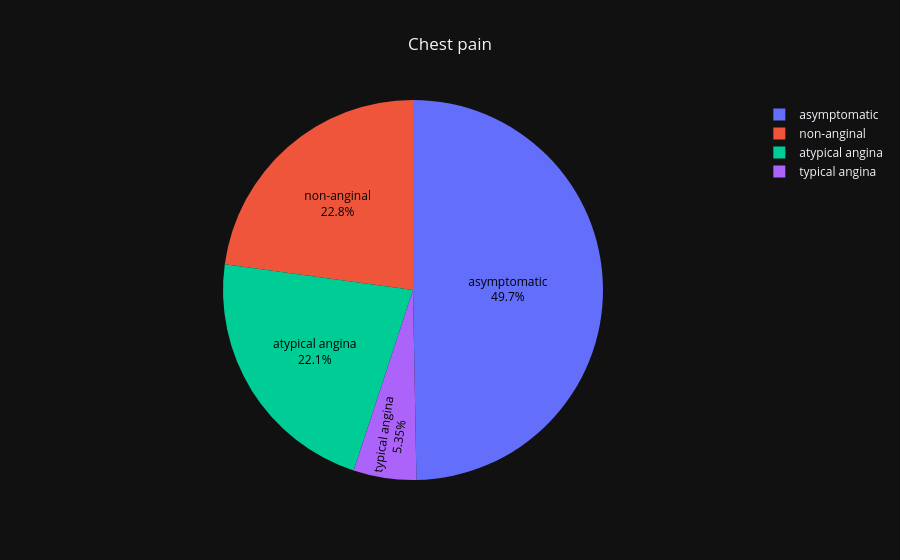

Write notebook code for a chart like this one.
### Code cell
#pie chart that highlights the distribution of chest pain types (cp) in your dataset
fig = px.pie(heart,names='cp',title='Chest pain',template='plotly_dark')
fig.update_traces(textposition='inside', textinfo='percent+label',textfont_color='black')
fig.update_layout(title_x=0.5)
fig.show()
#From the pie chart, you can observe which chest pain type (e.g., typical angina, atypical angina, etc.) is the most or least prevalent.

### Figure 1 — Plotly figure (JSON) as saved in the notebook; plotly's stock layout.template omitted (floating-point values rounded to 4 significant figures; data arrays with more than 128 entries replaced by an {"elided": "..."} marker saying what was removed)
{"data": [{"domain": {"x": [0, 1], "y": [0, 1]}, "hovertemplate": "cp=%{label}<extra></extra>", "labels": {"elided": "692 str values"}, "legendgroup": "", "name": "", "showlegend": true, "textfont": {"color": "black"}, "textinfo": "percent+label", "textposition": "inside", "type": "pie"}], "layout": {"autosize": true, "legend": {"tracegroupgap": 0}, "title": {"text": "Chest pain", "x": 0.5}}}
